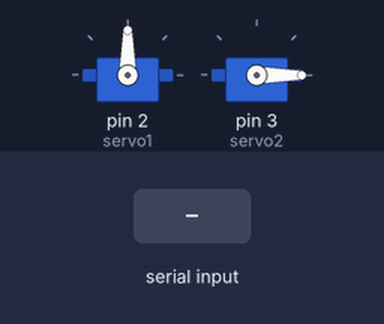
The sketch below on a simulated Arduino Uno, built with avr-gcc and run on an emulated ATmega328P. On the bench: 2 × servo. The test bench sets the inputs (shaded band).

Above: at 1.2 s.
1.3 s: "servo1-\n" received over Serial
At 2.3 s:
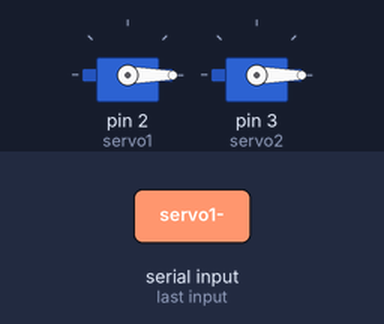
2.8 s: "servo2-90\n" received over Serial
At 3.4 s:
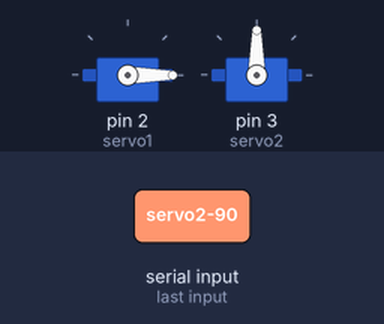
4.3 s: "servo1-90\n" received over Serial
At 4.6 s:
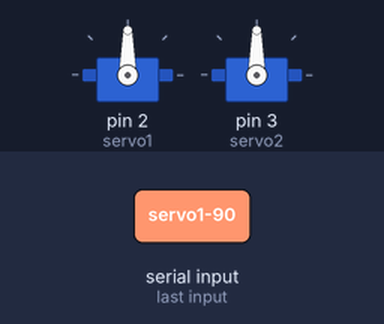
5.8 s: "servo2-\n" received over Serial
At 6.9 s:
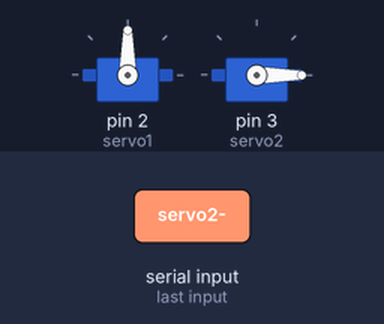
7.3 s: "servo1-,45\n" received over Serial
At 8.1 s:
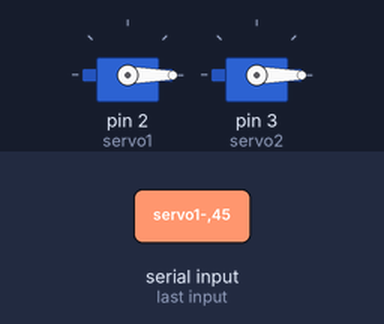
Timing chart, 0 to 9.8 s (numbered marks = the images above; inputs shaded):
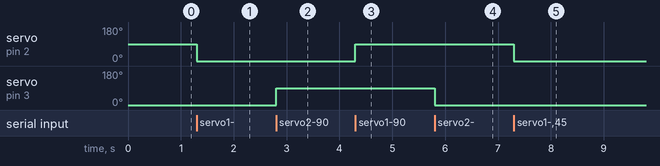

The sketch:

Client.ino
```cpp
#include <Servo.h> // Se incluye la librería Servo para controlar los servomotores.

Servo servo1;  // Se declara un objeto Servo para controlar el primer servomotor.
Servo servo2;  // Se declara un objeto Servo para controlar el segundo servomotor.

String command = "";       // Variable para almacenar el comando recibido por Serial.
String lastCommand = "";   // Variable para almacenar el último comando procesado (para evitar procesar comandos repetidos).

void setup() {

  Serial.begin(115200);  // Se inicia la comunicación serial a 115200 baudios.

  // Se adjuntan los servos a los pines correspondientes y se definen los límites de pulsos en microsegundos.
  servo1.attach(2, 600, 2500);  // El servomotor 1 se conecta al pin 2, con un rango de pulsos entre 600 y 2500 microsegundos.
  servo2.attach(3, 550, 2520);  // El servomotor 2 se conecta al pin 3, con un rango de pulsos entre 550 y 2520 microsegundos.

  // Se establece la posición inicial de los servos.
  servo1.write(90);  // Se pone el servomotor 1 en 90 grados (posición media).
  servo2.write(0);   // Se pone el servomotor 2 en 0 grados (posición inicial).

}

void loop() {

  // Se comprueba si hay datos disponibles para leer desde el puerto serie.
  if (Serial.available() > 0) {

    // Se lee la cadena de texto hasta el siguiente salto de línea y se almacena en la variable 'command'.
    command = Serial.readStringUntil('\n');
    command.trim();  // Se eliminan espacios y saltos de línea al principio y al final del comando.

    Serial.flush();  // Se limpia el buffer de la comunicación serial.

    // Se verifica si el comando es diferente al último comando procesado.
    if (command != lastCommand) {
      lastCommand = command;  // Se guarda el comando actual como el último comando procesado.
      handleCommand(command);  // Se llama a la función 'handleCommand' para procesar el comando recibido.
    }

  }

}

// Función que maneja los comandos recibidos.
void handleCommand(String cmd) {
  // Si el comando empieza con "servo1-", se extrae el valor después de "servo1-" y se mueve el servo1 a ese ángulo.
  if (cmd.startsWith("servo1-")) {
    servo1.write(cmd.substring(7).toInt());  // Se toma el valor del comando después de "servo1-" y se mueve el servomotor 1 a esa posición.
  }
  // Si el comando empieza con "servo2-", se extrae el valor después de "servo2-" y se mueve el servo2 a ese ángulo.
  else if (cmd.startsWith("servo2-")) {
    servo2.write(cmd.substring(7).toInt());  // Se toma el valor del comando después de "servo2-" y se mueve el servomotor 2 a esa posición.
  }
}
```

Measured:
- after the input at 1.3 s, servo on pin 2 (servo1): 90° → 0° at once
- after the input at 2.8 s, servo on pin 3 (servo2): 0° → 90° at once
- after the input at 4.3 s, servo on pin 2 (servo1): 0° → 90° at once
- after the input at 5.8 s, servo on pin 3 (servo2): 90° → 0° at once
- after the input at 7.3 s, servo on pin 2 (servo1): 90° → 0° at once
